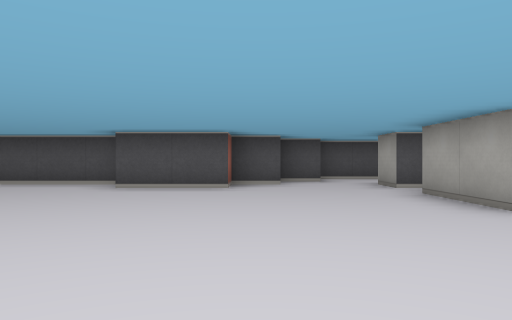
view 1 (above)

16 first-person views from a walk through a cub3D maze. The camera is about half as high as the walls, looks level and sees 70° across. The floor is counted in squares. Each view is taken from the middle of a square. On the plan, view 1 faces up. The plan holds only what a view shows up to about 9 squares ahead; the rest is blank.

view 2
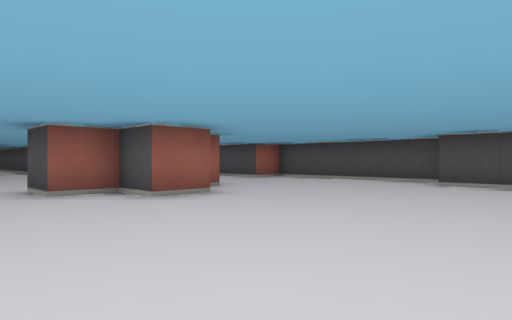

view 3
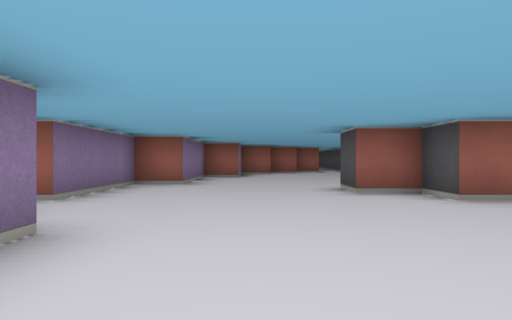

view 4
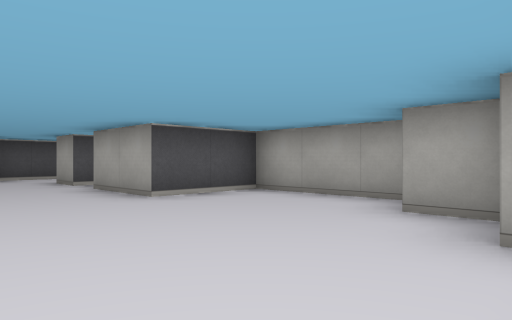

view 5
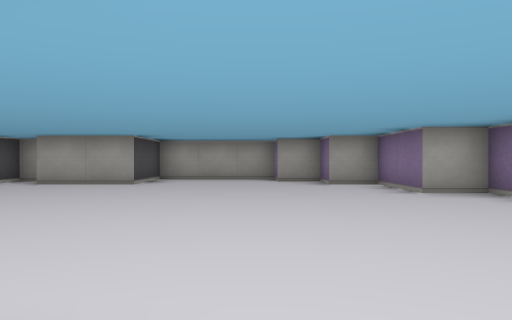

view 6
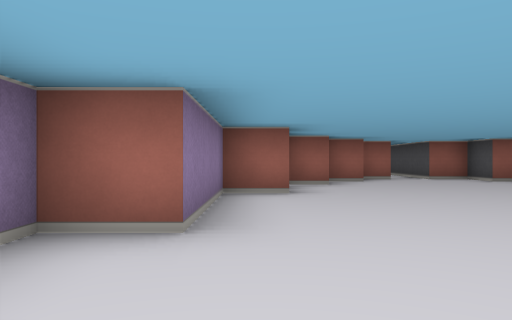

view 7
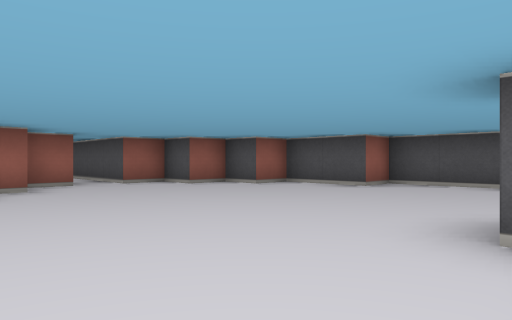

view 8
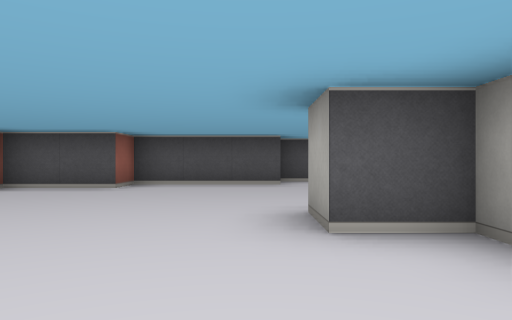

view 9
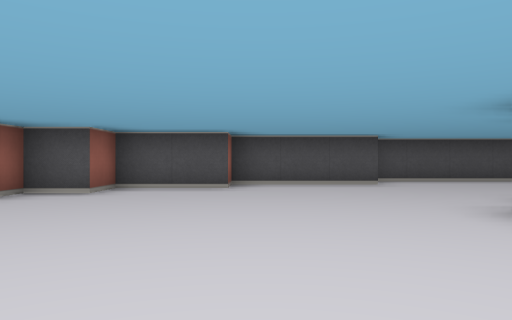

view 10
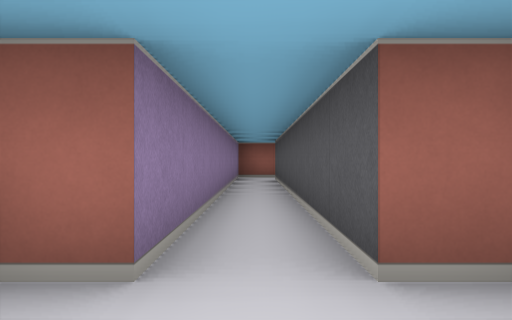

view 11
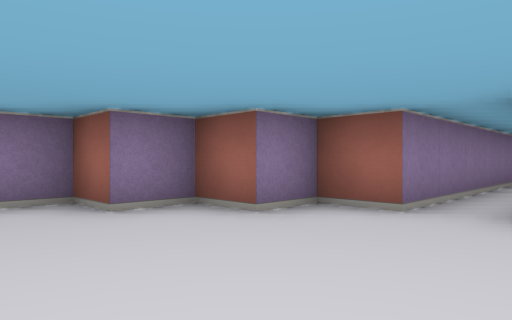

view 12
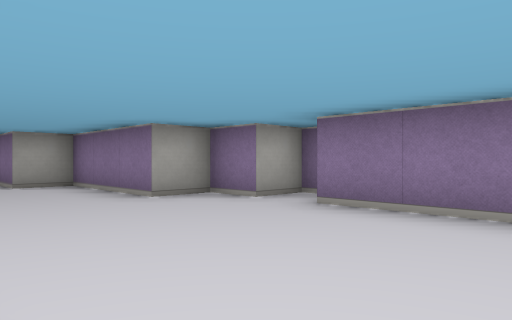

view 13
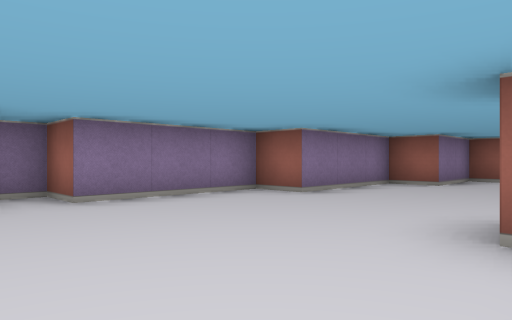

view 14
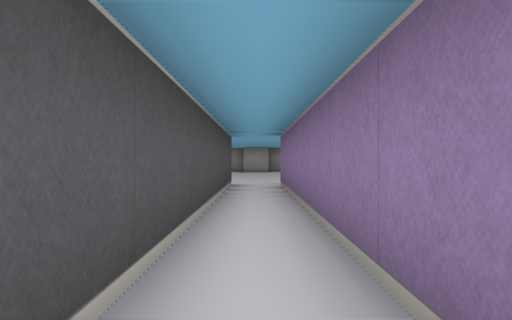

view 15
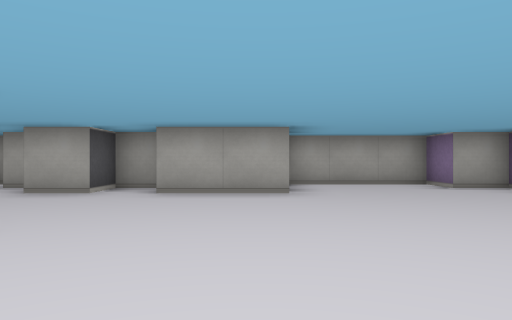

view 16
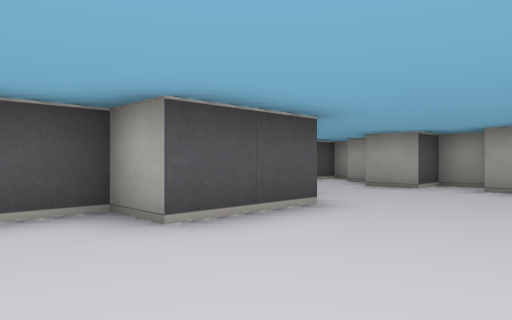

### Floor plan
Points are (right, up) in squares from view 1. A wall is a line through its corners. A room is listed if a view was taken in it or the views show most of it. See-through windows are left out.
Room 1 (views 1, 2, 3, 4, 5, 6, 7, 8, 9, 10, 11, 12, 13, 15, 16)
walls: (-4.5, 2.6) (-4.5, 1.5) (-5.5, 1.5) (-5.5, 0.5) (-6.5, 0.5); (-6.4, 1.5) (-7.5, 1.5) (-7.5, 2.5); (-7.4, 6.5) (-10.5, 6.5) (-10.5, 5.5) (-12.5, 5.5) (-12.5, 4.5) (-13.5, 4.5) (-13.5, 3.5) (-14.5, 3.5) (-14.5, 2.5); (0.6, 7.5) (-0.5, 7.5) (-0.5, 6.5) (-2.5, 6.5) (-2.5, 7.5) (-7.5, 7.5); (3.5, 5.6) (3.5, 6.5) (2.5, 6.5) (2.5, 7.5); (1.5, 8.5) (0.5, 8.5); (3.5, 8) (3.5, 8.5); (2.2, 9.5) (1.8, 9.5); (-14.5, 1.5) (-14.5, 0.5) (-13.5, 0.5) (-13.5, -0.5) (-12.5, -0.5) (-12.5, -1.5) (-10.5, -1.5) (-10.5, -2.5) (-7.5, -2.5) (-7.5, -3.5) (-4.5, -3.5) (-4.5, -4.5) (-3.5, -4.5) (-3.5, -3.5) (-2.5, -3.5) (-2.5, -2.5) (0.5, -2.5) (0.5, -1.5) (2.5, -1.5) (2.5, -0.5) (3.5, -0.5) (3.5, 0.5) (4.5, 0.5) (4.5, 3.5) (2.5, 3.5) (2.5, 5.5)
ways out: opening at (-14, 2) to room 2
Room 2 (view 14)
walls: (-21.9, 1.5) (-14.5, 1.5); (-14.5, 2.5) (-21.8, 2.5)
ways out: opening at (-14, 2) to room 1

Where each view was taken, in squares from view 1:
view 1: 0 up, 0 right, facing up
view 2: 1 down, 0 right, facing up-left
view 3: 1 down, 0 right, facing left
view 4: 1 down, 0 right, facing up-right
view 5: 1 up, 5 left, facing right
view 6: 2 down, 5 left, facing left
view 7: 1 down, 7 left, facing up-left
view 8: 1 down, 8 left, facing up
view 9: 1 down, 10 left, facing up
view 10: 2 up, 13 left, facing left
view 11: 3 up, 11 left, facing down-left
view 12: 0 up, 7 left, facing down-right
view 13: 1 up, 3 left, facing down-left
view 14: 2 up, 22 left, facing right
view 15: 4 up, 3 left, facing right
view 16: 4 up, 4 left, facing up-right
